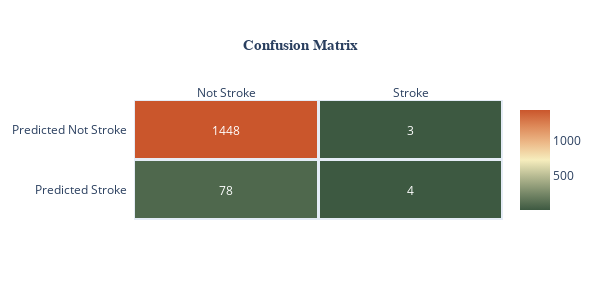

Source (notebook cell):
### Code cell
# Logistic Regression
lg_reg=LogisticRegression()
Model(lg_reg)

### Figure 1 — Plotly figure (JSON) as saved in the notebook; plotly's stock layout.template omitted (floating-point values rounded to 4 significant figures)
{"data": [{"colorscale": [[0, "rgb(61, 89, 65)"], [0.1667, "rgb(119, 136, 104)"], [0.3333, "rgb(181, 185, 145)"], [0.5, "rgb(246, 237, 189)"], [0.6667, "rgb(237, 187, 138)"], [0.8333, "rgb(222, 138, 90)"], [1, "rgb(202, 86, 44)"]], "reversescale": false, "showscale": true, "type": "heatmap", "x": ["Not Stroke", "Stroke"], "xgap": 3, "y": ["Predicted Not Stroke", "Predicted Stroke"], "ygap": 3, "z": [[1448, 3], [78, 4]]}], "layout": {"annotations": [{"font": {"color": "#FFFFFF"}, "showarrow": false, "text": "1448", "x": "Not Stroke", "xref": "x", "y": "Predicted Not Stroke", "yref": "y"}, {"font": {"color": "#FFFFFF"}, "showarrow": false, "text": "3", "x": "Stroke", "xref": "x", "y": "Predicted Not Stroke", "yref": "y"}, {"font": {"color": "#FFFFFF"}, "showarrow": false, "text": "78", "x": "Not Stroke", "xref": "x", "y": "Predicted Stroke", "yref": "y"}, {"font": {"color": "#FFFFFF"}, "showarrow": false, "text": "4", "x": "Stroke", "xref": "x", "y": "Predicted Stroke", "yref": "y"}], "height": 300, "title": {"font": {"family": "Courier New", "size": 15}, "text": "<b>Confusion Matrix<b>", "x": 0.5}, "width": 600, "xaxis": {"dtick": 1, "gridcolor": "rgb(0, 0, 0)", "showgrid": false, "side": "top", "ticks": ""}, "yaxis": {"autorange": "reversed", "dtick": 1, "showgrid": false, "ticks": "", "ticksuffix": "  "}}}
